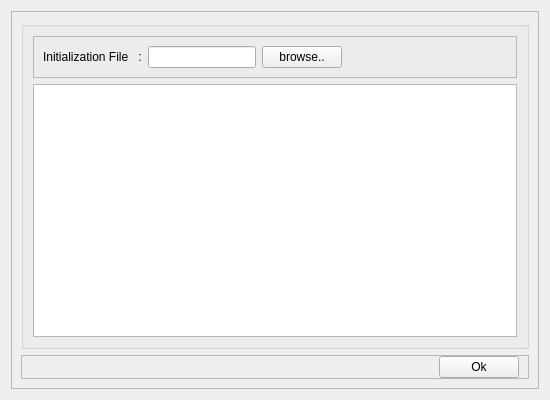
<?xml version="1.0" encoding="UTF-8"?>
<ui version="4.0">
 <class>FormInputPackage</class>
 <widget class="QWidget" name="FormInputPackage">
  <property name="geometry">
   <rect>
    <x>0</x>
    <y>0</y>
    <width>550</width>
    <height>400</height>
   </rect>
  </property>
  <property name="minimumSize">
   <size>
    <width>550</width>
    <height>400</height>
   </size>
  </property>
  <property name="windowTitle">
   <string>Input Package</string>
  </property>
  <layout class="QVBoxLayout" name="verticalLayout">
   <item>
    <widget class="QFrame" name="frame">
     <property name="frameShape">
      <enum>QFrame::StyledPanel</enum>
     </property>
     <property name="frameShadow">
      <enum>QFrame::Plain</enum>
     </property>
     <layout class="QVBoxLayout" name="verticalLayout_2">
      <item>
       <widget class="QGroupBox" name="groupBox">
        <property name="title">
         <string/>
        </property>
        <layout class="QVBoxLayout" name="verticalLayout_3">
         <item>
          <widget class="QFrame" name="frame_3">
           <property name="frameShape">
            <enum>QFrame::StyledPanel</enum>
           </property>
           <property name="frameShadow">
            <enum>QFrame::Raised</enum>
           </property>
           <layout class="QHBoxLayout" name="horizontalLayout_2" stretch="0,0,0,5">
            <item>
             <widget class="QLabel" name="labelInitialFile">
              <property name="text">
               <string>Initialization File   :</string>
              </property>
             </widget>
            </item>
            <item>
             <widget class="QLineEdit" name="lineEditInitialFile"/>
            </item>
            <item>
             <widget class="QPushButton" name="pushButtonBrowse">
              <property name="text">
               <string>browse..</string>
              </property>
             </widget>
            </item>
            <item>
             <widget class="QFrame" name="frame_5">
              <property name="frameShape">
               <enum>QFrame::NoFrame</enum>
              </property>
              <property name="frameShadow">
               <enum>QFrame::Raised</enum>
              </property>
             </widget>
            </item>
           </layout>
          </widget>
         </item>
         <item>
          <widget class="QTableWidget" name="tableWidget"/>
         </item>
        </layout>
       </widget>
      </item>
      <item>
       <widget class="QFrame" name="frame_2">
        <property name="frameShape">
         <enum>QFrame::StyledPanel</enum>
        </property>
        <property name="frameShadow">
         <enum>QFrame::Raised</enum>
        </property>
        <layout class="QHBoxLayout" name="horizontalLayout" stretch="5,0">
         <property name="leftMargin">
          <number>0</number>
         </property>
         <property name="topMargin">
          <number>0</number>
         </property>
         <property name="bottomMargin">
          <number>0</number>
         </property>
         <item>
          <widget class="QFrame" name="frame_4">
           <property name="frameShape">
            <enum>QFrame::NoFrame</enum>
           </property>
           <property name="frameShadow">
            <enum>QFrame::Raised</enum>
           </property>
          </widget>
         </item>
         <item>
          <widget class="QPushButton" name="pushButtonOk">
           <property name="text">
            <string>Ok</string>
           </property>
          </widget>
         </item>
        </layout>
       </widget>
      </item>
     </layout>
    </widget>
   </item>
  </layout>
 </widget>
 <resources/>
 <connections/>
</ui>
